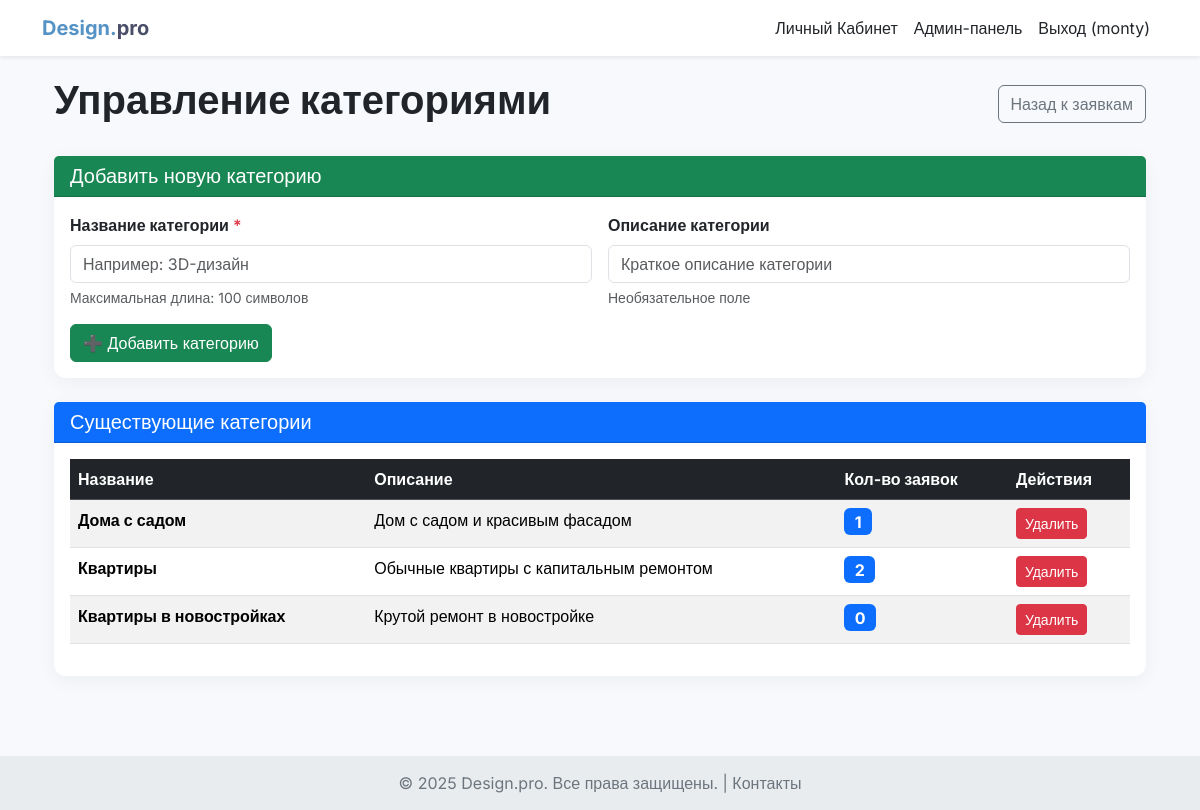
Screenshot of /admin-dashboard/categories/ (signed in) with the database file from the repository.
### design_app/models.py (models this page shows, shortened)
class Category(models.Model):
    name = models.CharField(max_length=100, verbose_name="Название категории")
    description = models.TextField(blank=True, verbose_name="Описание")
    class Meta:
        verbose_name = "Категория"
        verbose_name_plural = "Категории"

### design_app/views.py (the view, shortened to what this page needs)
# urls.py: path('admin-dashboard/categories/', views.manage_categories, name='manage_categories'),
@user_passes_test(is_admin_user, login_url='/login/')
def manage_categories(request):
    categories = Category.objects.annotate(
        applications_count=Count('roomplan')
    ).order_by('name')
    context = {
        'title': 'Управление категориями',
        'categories': categories
    }
    return render(request, 'design_app/manage_categories.html', context)

### design_app/views.py (called while the page is built)
def is_admin_user(user):
    if not user.is_authenticated:
        return False
    try:
        profile = user.userprofile
        return profile.is_admin()
    except UserProfile.DoesNotExist:
        return user.is_staff

### design_app/templates/design_app/manage_categories.html (shortened to what this page needs)
{% extends 'design_app/base.html' %}
{% block content %}
<div class="container">
    <div class="row">
        <div class="col-12">
            <div class="d-flex justify-content-between align-items-center mb-4">
                <h1 class="fw-bold">Управление категориями</h1>
                <a href="{% url 'admin_dashboard' %}" class="btn btn-outline-secondary">
                    Назад к заявкам
                </a>
            </div>
            <div class="card mb-4">
                <div class="card-header bg-success text-white">
                    <h5 class="mb-0">Добавить новую категорию</h5>
                </div>
                <div class="card-body">
                    <form method="post">
                        <div class="row g-3">
                            <div class="col-md-6">
                                <label class="form-label fw-semibold">Название категории <span class="text-danger">*</span></label>
                                <input type="text" name="name" class="form-control" placeholder="Например: 3D-дизайн" required maxlength="100">
                                <div class="form-text">Максимальная длина: 100 символов</div>
                            </div>
                            <div class="col-md-6">
                                <label class="form-label fw-semibold">Описание категории</label>
                                <input type="text" name="description" class="form-control" placeholder="Краткое описание категории" maxlength="255">
                                <div class="form-text">Необязательное поле</div>
                            </div>
                            <div class="col-12">
                                <button type="submit" name="add_category" class="btn btn-success">
                                    ➕ Добавить категорию
                                </button>
                            </div>
                        </div>
                    </form>
                </div>
            </div>
            <div class="card">
                <div class="card-header bg-primary text-white">
                    <h5 class="mb-0">Существующие категории</h5>
                </div>
                <div class="card-body">
                    {% if categories %}
                    <div class="table-responsive">
                        <table class="table table-striped table-hover">
                            <thead class="table-dark">
                                <tr>
                                    <th>Название</th>
                                    <th>Описание</th>
                                    <th>Кол-во заявок</th>
                                    <th>Действия</th>
                                </tr>
                            </thead>
                            <tbody>
                                {% for category in categories %}
                                <tr>
                                    <td class="fw-semibold">{{ category.name }}</td>
                                    <td>{{ category.description|default:"—" }}</td>
                                    <td>
                                        <span class="badge bg-primary fs-6">{{ category.applications_count }}</span>
                                    </td>
                                    <td>
                                        <form method="post" class="d-inline">
                                            <button type="submit" name="delete_category" class="btn btn-sm btn-danger"
                                                    onclick="return confirm('Вы уверены, что хотите удалить категорию \"{{ category.name }}\"?{% if category.applications_count > 0 %} Будут удалены все заявки этой категории ({{ category.applications_count }} шт.){% endif %}')">
                                                Удалить
                                            </button>
                                        </form>
                                    </td>
                                </tr>
                                {% endfor %}
                            </tbody>
                        </table>
                    </div>
                    {% else %}
                    <div class="text-center py-4">
                        <p class="text-muted">Категории не найдены</p>
                        <p class="text-muted">Добавьте первую категорию используя форму выше</p>
                    </div>
                    {% endif %}
                </div>
            </div>
        </div>
    </div>
</div>
{% endblock %}

### design_app/templates/design_app/base.html (shortened to what this page needs)
{% load static %}
<!DOCTYPE html>
<html lang="ru">
<head>
    <link href="https://cdn.jsdelivr.net/npm/bootstrap@5.3.3/dist/css/bootstrap.min.css" rel="stylesheet">
</head>
<body>
    <nav class="navbar navbar-expand-lg navbar-light bg-white shadow-sm sticky-top">
        <div class="container">
            <a class="navbar-brand" href="{% url 'index' %}">
                <span style="color: #5593c6;">Design.</span>pro
            </a>
            <div class="collapse navbar-collapse" id="navbarNav">
                <ul class="navbar-nav ms-auto">
                    {% if user.is_authenticated %}
                        <li class="nav-item">
                            <a class="nav-link text-dark" href="{% url 'profile' %}">Личный Кабинет</a>
                        </li>
                        {% if user.is_staff %}
                        <li class="nav-item">
                            <a class="nav-link text-dark" href="{% url 'admin_dashboard' %}">Админ-панель</a>
                        </li>
                        {% endif %}
                        <li class="nav-item">
                            <a class="nav-link text-dark" href="{% url 'logout' %}">Выход ({{ user.username }})</a>
                        </li>
                {% endif %}
                </ul>
            </div>
        </div>
    </nav>
    <main class="page-content container">
        {% block content %}
        {% endblock %}
    </main>
    <footer>
        <div class="container">
            &copy; 2025 Design.pro. Все права защищены. | <a href="#" class="text-secondary text-decoration-none">Контакты</a>
        </div>
    </footer>
</body>
</html>

### design_app/templates/design_app/base.html (style rules this page uses)
body { font-family: 'Inter', sans-serif; background-color: #f7f9fc; }
.navbar-brand { font-weight: 700; color: #4a4e69 !important; }
.card { border: none; border-radius: 12px; box-shadow: 0 4px 20px rgba(0, 0, 0, 0.05); }
.page-content { padding-top: 20px; padding-bottom: 40px; min-height: calc(100vh - 100px); }
footer { background-color: #e9ecef; color: #6c757d; padding: 15px 0; text-align: center; }

### rows the page displays
Category: name "Дома с садом", description "Дом с садом и красивым фасадом", applications_count "1"
Category: name "Квартиры", description "Обычные квартиры с капитальным ремонтом", applications_count "2"
Category: name "Квартиры в новостройках", description "Крутой ремонт в новостройке", applications_count "0"

### other values shown
{{ user.username }} "monty"
